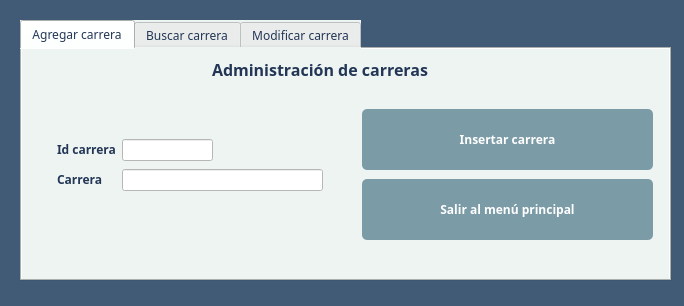
<?xml version="1.0" encoding="UTF-8"?>
<ui version="4.0">
 <class>CrudCareer</class>
 <widget class="QMainWindow" name="CrudCareer">
  <property name="geometry">
   <rect>
    <x>0</x>
    <y>0</y>
    <width>684</width>
    <height>306</height>
   </rect>
  </property>
  <property name="minimumSize">
   <size>
    <width>684</width>
    <height>306</height>
   </size>
  </property>
  <property name="maximumSize">
   <size>
    <width>684</width>
    <height>306</height>
   </size>
  </property>
  <property name="windowTitle">
   <string>Administración de carreras</string>
  </property>
  <property name="windowIcon">
   <iconset resource="images.qrc">
    <normaloff>:/book-flat.ico</normaloff>:/book-flat.ico</iconset>
  </property>
  <property name="styleSheet">
   <string notr="true">
</string>
  </property>
  <widget class="QWidget" name="centralwidget">
   <widget class="QTabWidget" name="tabWidget">
    <property name="geometry">
     <rect>
      <x>20</x>
      <y>20</y>
      <width>651</width>
      <height>261</height>
     </rect>
    </property>
    <property name="font">
     <font>
      <family>Raleway</family>
      <pointsize>9</pointsize>
     </font>
    </property>
    <property name="styleSheet">
     <string notr="true">background-color: rgb(238, 244, 242); color: rgb(35, 54, 86);</string>
    </property>
    <property name="currentIndex">
     <number>0</number>
    </property>
    <widget class="QWidget" name="tbInsert">
     <attribute name="title">
      <string>Agregar carrera</string>
     </attribute>
     <widget class="QLabel" name="lbIdCareer">
      <property name="geometry">
       <rect>
        <x>35</x>
        <y>92</y>
        <width>71</width>
        <height>16</height>
       </rect>
      </property>
      <property name="font">
       <font>
        <family>Raleway</family>
        <weight>75</weight>
        <bold>true</bold>
       </font>
      </property>
      <property name="text">
       <string>Id carrera</string>
      </property>
     </widget>
     <widget class="QLabel" name="lbCareer">
      <property name="geometry">
       <rect>
        <x>35</x>
        <y>122</y>
        <width>55</width>
        <height>16</height>
       </rect>
      </property>
      <property name="font">
       <font>
        <family>Raleway</family>
        <weight>75</weight>
        <bold>true</bold>
       </font>
      </property>
      <property name="text">
       <string>Carrera</string>
      </property>
     </widget>
     <widget class="QLabel" name="lbTitle">
      <property name="geometry">
       <rect>
        <x>190</x>
        <y>10</y>
        <width>261</width>
        <height>20</height>
       </rect>
      </property>
      <property name="maximumSize">
       <size>
        <width>16777215</width>
        <height>20</height>
       </size>
      </property>
      <property name="font">
       <font>
        <family>Raleway</family>
        <pointsize>12</pointsize>
        <weight>75</weight>
        <bold>true</bold>
       </font>
      </property>
      <property name="styleSheet">
       <string notr="true">color: rgb(35, 54, 86);</string>
      </property>
      <property name="text">
       <string>Administración de carreras</string>
      </property>
     </widget>
     <widget class="QLineEdit" name="lneIdCareer">
      <property name="enabled">
       <bool>false</bool>
      </property>
      <property name="geometry">
       <rect>
        <x>100</x>
        <y>90</y>
        <width>91</width>
        <height>22</height>
       </rect>
      </property>
      <property name="font">
       <font>
        <family>Raleway</family>
       </font>
      </property>
      <property name="styleSheet">
       <string notr="true">background-color: rgb(255, 255, 255);</string>
      </property>
     </widget>
     <widget class="QLineEdit" name="lneCareer">
      <property name="geometry">
       <rect>
        <x>100</x>
        <y>120</y>
        <width>201</width>
        <height>22</height>
       </rect>
      </property>
      <property name="font">
       <font>
        <family>Raleway</family>
       </font>
      </property>
      <property name="styleSheet">
       <string notr="true">background-color: rgb(255, 255, 255);</string>
      </property>
      <property name="maxLength">
       <number>55</number>
      </property>
     </widget>
     <widget class="QPushButton" name="pbInsert">
      <property name="geometry">
       <rect>
        <x>340</x>
        <y>60</y>
        <width>291</width>
        <height>61</height>
       </rect>
      </property>
      <property name="font">
       <font>
        <family>Raleway</family>
        <weight>75</weight>
        <bold>true</bold>
       </font>
      </property>
      <property name="styleSheet">
       <string notr="true">QPushButton#pbInsert {
background-color: rgb(123, 155, 166);
color:  rgb(255, 255, 255);
border-radius: 5px;
 }

 QPushButton#pbInsert:hover {
background-color: rgb(65, 91, 118);
color:  rgb(255, 255, 255);
 }</string>
      </property>
      <property name="text">
       <string>Insertar carrera</string>
      </property>
     </widget>
     <widget class="QPushButton" name="pbExit">
      <property name="geometry">
       <rect>
        <x>340</x>
        <y>130</y>
        <width>291</width>
        <height>61</height>
       </rect>
      </property>
      <property name="font">
       <font>
        <family>Raleway</family>
        <weight>75</weight>
        <bold>true</bold>
       </font>
      </property>
      <property name="styleSheet">
       <string notr="true">QPushButton#pbExit {
background-color: rgb(123, 155, 166);
color:  rgb(255, 255, 255);
border-radius: 5px;
 }

 QPushButton#pbExit:hover {
background-color: rgb(65, 91, 118);
color:  rgb(255, 255, 255);
 }</string>
      </property>
      <property name="text">
       <string>Salir al menú principal</string>
      </property>
     </widget>
    </widget>
    <widget class="QWidget" name="tbQuery">
     <attribute name="title">
      <string>Buscar carrera</string>
     </attribute>
     <widget class="QLabel" name="lbSearch">
      <property name="geometry">
       <rect>
        <x>10</x>
        <y>14</y>
        <width>81</width>
        <height>16</height>
       </rect>
      </property>
      <property name="font">
       <font>
        <family>Raleway</family>
        <pointsize>9</pointsize>
        <weight>75</weight>
        <bold>true</bold>
       </font>
      </property>
      <property name="text">
       <string>Busqueda:</string>
      </property>
     </widget>
     <widget class="QLineEdit" name="lneCritery">
      <property name="geometry">
       <rect>
        <x>93</x>
        <y>12</y>
        <width>321</width>
        <height>22</height>
       </rect>
      </property>
      <property name="font">
       <font>
        <family>Raleway</family>
        <pointsize>9</pointsize>
       </font>
      </property>
      <property name="styleSheet">
       <string notr="true">background-color: rgb(255, 255, 255);</string>
      </property>
     </widget>
     <widget class="QComboBox" name="cboCritery">
      <property name="geometry">
       <rect>
        <x>430</x>
        <y>12</y>
        <width>201</width>
        <height>22</height>
       </rect>
      </property>
      <property name="font">
       <font>
        <family>Raleway</family>
       </font>
      </property>
      <property name="styleSheet">
       <string notr="true">background-color: rgb(255, 255, 255);</string>
      </property>
     </widget>
     <widget class="QTableView" name="tvQuery">
      <property name="geometry">
       <rect>
        <x>10</x>
        <y>50</y>
        <width>621</width>
        <height>171</height>
       </rect>
      </property>
     </widget>
    </widget>
    <widget class="QWidget" name="tbUpdate">
     <attribute name="title">
      <string>Modificar carrera</string>
     </attribute>
     <widget class="QGroupBox" name="gbIdCareer">
      <property name="geometry">
       <rect>
        <x>10</x>
        <y>10</y>
        <width>381</width>
        <height>51</height>
       </rect>
      </property>
      <property name="title">
       <string/>
      </property>
      <widget class="QLineEdit" name="lneIdQuery">
       <property name="geometry">
        <rect>
         <x>77</x>
         <y>13</y>
         <width>151</width>
         <height>22</height>
        </rect>
       </property>
       <property name="font">
        <font>
         <family>Raleway</family>
        </font>
       </property>
       <property name="styleSheet">
        <string notr="true">background-color: rgb(255, 255, 255);</string>
       </property>
       <property name="maxLength">
        <number>10</number>
       </property>
      </widget>
      <widget class="QLabel" name="lbIdQuery">
       <property name="geometry">
        <rect>
         <x>8</x>
         <y>15</y>
         <width>61</width>
         <height>16</height>
        </rect>
       </property>
       <property name="font">
        <font>
         <family>Raleway</family>
         <weight>75</weight>
         <bold>true</bold>
        </font>
       </property>
       <property name="text">
        <string>Id carrera</string>
       </property>
      </widget>
      <widget class="QPushButton" name="pbSearch">
       <property name="geometry">
        <rect>
         <x>240</x>
         <y>10</y>
         <width>121</width>
         <height>28</height>
        </rect>
       </property>
       <property name="styleSheet">
        <string notr="true">QPushButton#pbSearch {
background-color: rgb(123, 155, 166);
color:  rgb(255, 255, 255);
border-radius: 5px;
 }

 QPushButton#pbSearch:hover {
background-color: rgb(65, 91, 118);
color:  rgb(255, 255, 255);
 }</string>
       </property>
       <property name="text">
        <string>Buscar</string>
       </property>
      </widget>
     </widget>
     <widget class="QGroupBox" name="gbCareer">
      <property name="enabled">
       <bool>false</bool>
      </property>
      <property name="geometry">
       <rect>
        <x>10</x>
        <y>70</y>
        <width>621</width>
        <height>151</height>
       </rect>
      </property>
      <property name="title">
       <string/>
      </property>
      <widget class="QLabel" name="lbCareerQuery">
       <property name="geometry">
        <rect>
         <x>10</x>
         <y>67</y>
         <width>51</width>
         <height>16</height>
        </rect>
       </property>
       <property name="font">
        <font>
         <family>Raleway</family>
         <weight>75</weight>
         <bold>true</bold>
        </font>
       </property>
       <property name="text">
        <string>Carrera</string>
       </property>
      </widget>
      <widget class="QLineEdit" name="lneCareerQuery">
       <property name="geometry">
        <rect>
         <x>60</x>
         <y>65</y>
         <width>231</width>
         <height>22</height>
        </rect>
       </property>
       <property name="font">
        <font>
         <family>Raleway</family>
        </font>
       </property>
       <property name="styleSheet">
        <string notr="true">background-color: rgb(255, 255, 255);</string>
       </property>
       <property name="text">
        <string/>
       </property>
       <property name="maxLength">
        <number>55</number>
       </property>
      </widget>
      <widget class="QPushButton" name="pbExit2">
       <property name="geometry">
        <rect>
         <x>310</x>
         <y>80</y>
         <width>291</width>
         <height>61</height>
        </rect>
       </property>
       <property name="font">
        <font>
         <family>Raleway</family>
         <weight>75</weight>
         <bold>true</bold>
        </font>
       </property>
       <property name="styleSheet">
        <string notr="true">QPushButton#pbExit2 {
background-color: rgb(123, 155, 166);
color:  rgb(255, 255, 255);
border-radius: 5px;
 }

 QPushButton#pbExit2:hover {
background-color: rgb(65, 91, 118);
color:  rgb(255, 255, 255);
 }</string>
       </property>
       <property name="text">
        <string>Salir al menú principal</string>
       </property>
      </widget>
      <widget class="QPushButton" name="pbUpdate">
       <property name="geometry">
        <rect>
         <x>310</x>
         <y>10</y>
         <width>291</width>
         <height>61</height>
        </rect>
       </property>
       <property name="font">
        <font>
         <family>Raleway</family>
         <weight>75</weight>
         <bold>true</bold>
        </font>
       </property>
       <property name="styleSheet">
        <string notr="true">QPushButton#pbUpdate {
background-color: rgb(123, 155, 166);
color:  rgb(255, 255, 255);
border-radius: 5px;
 }

 QPushButton#pbUpdate:hover {
background-color: rgb(65, 91, 118);
color:  rgb(255, 255, 255);
 }</string>
       </property>
       <property name="text">
        <string>Actualizar carrera</string>
       </property>
      </widget>
     </widget>
    </widget>
   </widget>
   <widget class="QLabel" name="label">
    <property name="geometry">
     <rect>
      <x>-16</x>
      <y>-5</y>
      <width>701</width>
      <height>431</height>
     </rect>
    </property>
    <property name="styleSheet">
     <string notr="true">background-color: rgb(65, 91, 118);
</string>
    </property>
    <property name="text">
     <string/>
    </property>
   </widget>
   <zorder>label</zorder>
   <zorder>tabWidget</zorder>
  </widget>
 </widget>
 <resources>
  <include location="images.qrc"/>
 </resources>
 <connections>
  <connection>
   <sender>pbExit2</sender>
   <signal>clicked()</signal>
   <receiver>CrudCareer</receiver>
   <slot>close()</slot>
   <hints>
    <hint type="sourcelabel">
     <x>405</x>
     <y>236</y>
    </hint>
    <hint type="destinationlabel">
     <x>269</x>
     <y>287</y>
    </hint>
   </hints>
  </connection>
 </connections>
</ui>
